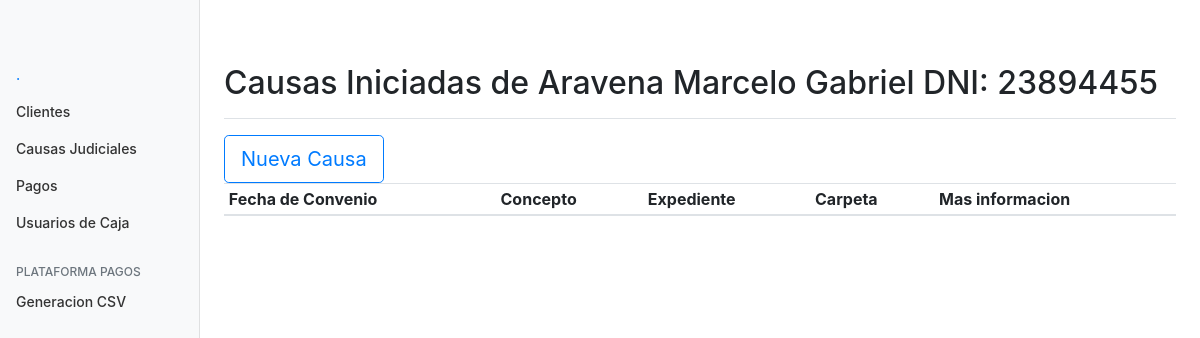
/website/judiciales.php?usuario=23894455, run on the app's committed database.
### tables this page shows
CREATE TABLE personas(
   usuario varchar(12) PRIMARY KEY,
   apellido varchar (50),
   nombre   varchar(100),
   sexo   varchar(20),
   fechanacimiento varchar(25),
   estadocivil  varchar(20),
   direccion  varchar(50),
   localidad  varchar(50),
   provincia varchar(50),
   codigopostal varchar(10),
   nacionalidad varchar(50),
   telefono varchar(100),
   email  varchar(50),  
   fallecido varchar(25)
);

### website/scripts/funciones.php (called while the page is built, shortened)
<?php
   $conexion = NULL;
   function getDatosPersonales2($usuario){
       global $conexion;
       $consulta = "SELECT * FROM personas WHERE usuario = '$usuario'";
       $respuesta = mysqli_query($conexion, $consulta);
       return mysqli_fetch_row($respuesta);
   }
?>

### website/judiciales.php (the view, shortened to what this page needs)
<?php
 require 'scripts/funciones.php';
     $usuario = $_GET['usuario'];
     $persona = getDatosPersonales2($usuario);
?>
<html lang="es">
  <head>
<link href="css/bootstrap.min.css" rel="stylesheet">
<link rel="stylesheet" href="https://stackpath.bootstrapcdn.com/bootstrap/4.3.1/css/bootstrap.min.css">
    <link href="css/dashboard.css" rel="stylesheet">
  </head>
  <body>
<div class="container-fluid">
  <div class="row">
    <main role="main" class="col-md-9 ml-sm-auto col-lg-10 px-4">
      <div class="d-flex justify-content-between flex-wrap flex-md-nowrap align-items-center pt-3 pb-2 mb-3 border-bottom">
        <h1 class="h2">Causas Iniciadas de <?php echo $persona[1]."  "  ?><?php echo $persona[2]."  " ?><?php echo "DNI: ". $persona[0]   ?></h1>
      </div>
      <a href="registrocausa.php?usuario=<?php echo $persona[0] ?>"><button type="button" class="btn btn-lg btn-outline-primary">
                              Nueva Causa</button></a>
      <div class="table-responsive">
        <table class="table table-striped table-sm">
          <thead>
            <tr>
              <th>Fecha de Convenio</th>
              <th>Concepto</th>
              <th>Expediente</th>
              <th>Carpeta</th>
              <th>Mas informacion</th>
            </tr>
          </thead>
        </table>
      </div>
    </main>
  </div>
</div>
        <script src="js/dashboard.js"></script></body>
</html>

### website/css/dashboard.css (style rules this page uses)
body { font-size: .875rem; }
.sidebar { position: fixed; top: 0; bottom: 0; left: 0; z-index: 100; padding: 48px 0 0; box-shadow: inset -1px 0 0 rgba(0, 0, 0, .1); }
.sidebar-sticky { position: relative; top: 0; height: calc(100vh - 48px); padding-top: .5rem; overflow-x: hidden; overflow-y: auto; }
.sidebar .nav-link { font-weight: 500; color: #333; }
.sidebar .nav-link.active { color: #007bff; }
.sidebar-heading { font-size: .75rem; text-transform: uppercase; }
[role="main"] { padding-top: 133px; }
@media (min-width: 768px) { [role="main"] { padding-top: 48px; } }

### data on the page
personas: apellido "Aravena", nombre "Marcelo Gabriel", usuario "23894455"
